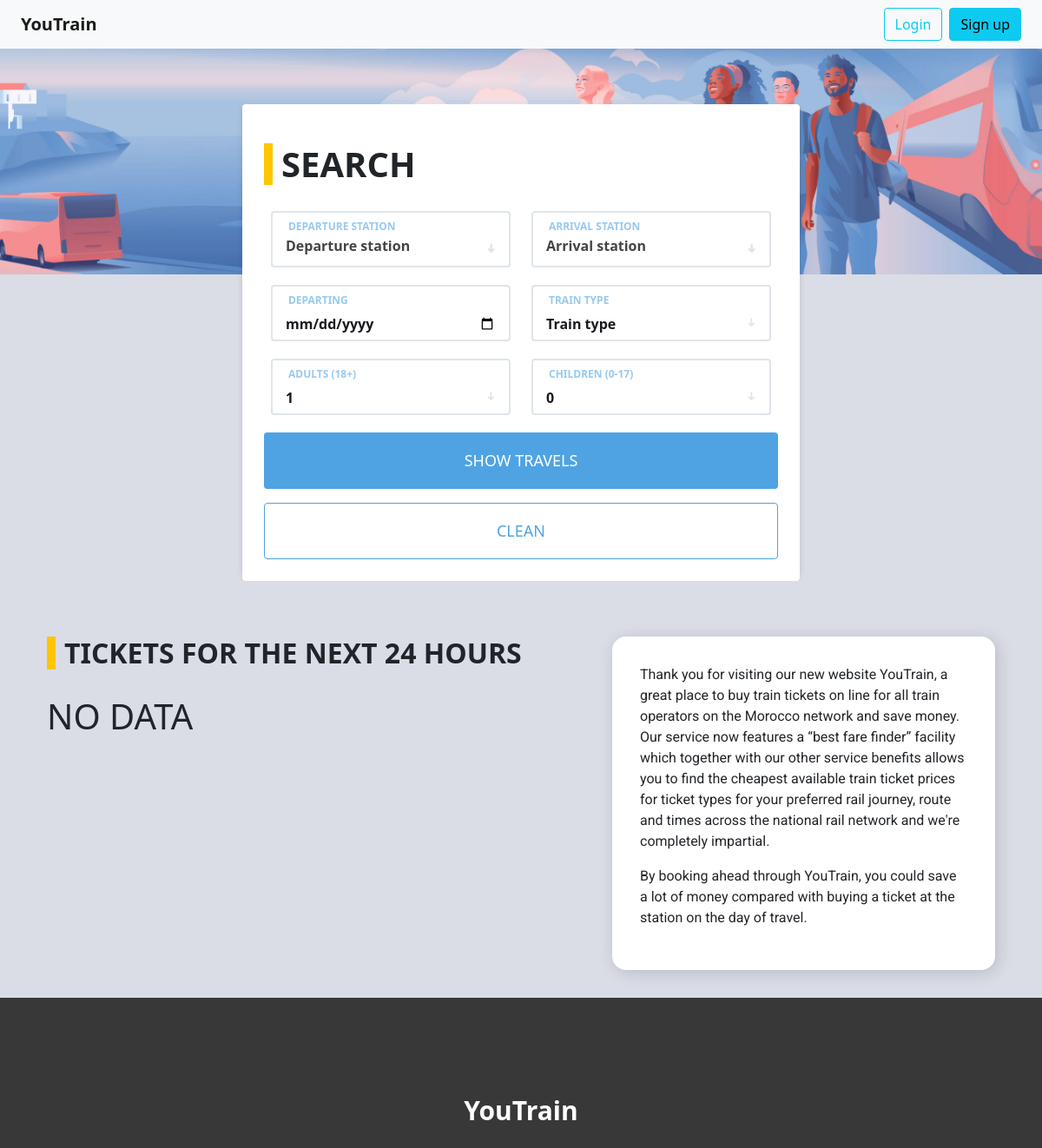
Before: / (upper part) with the older database file.
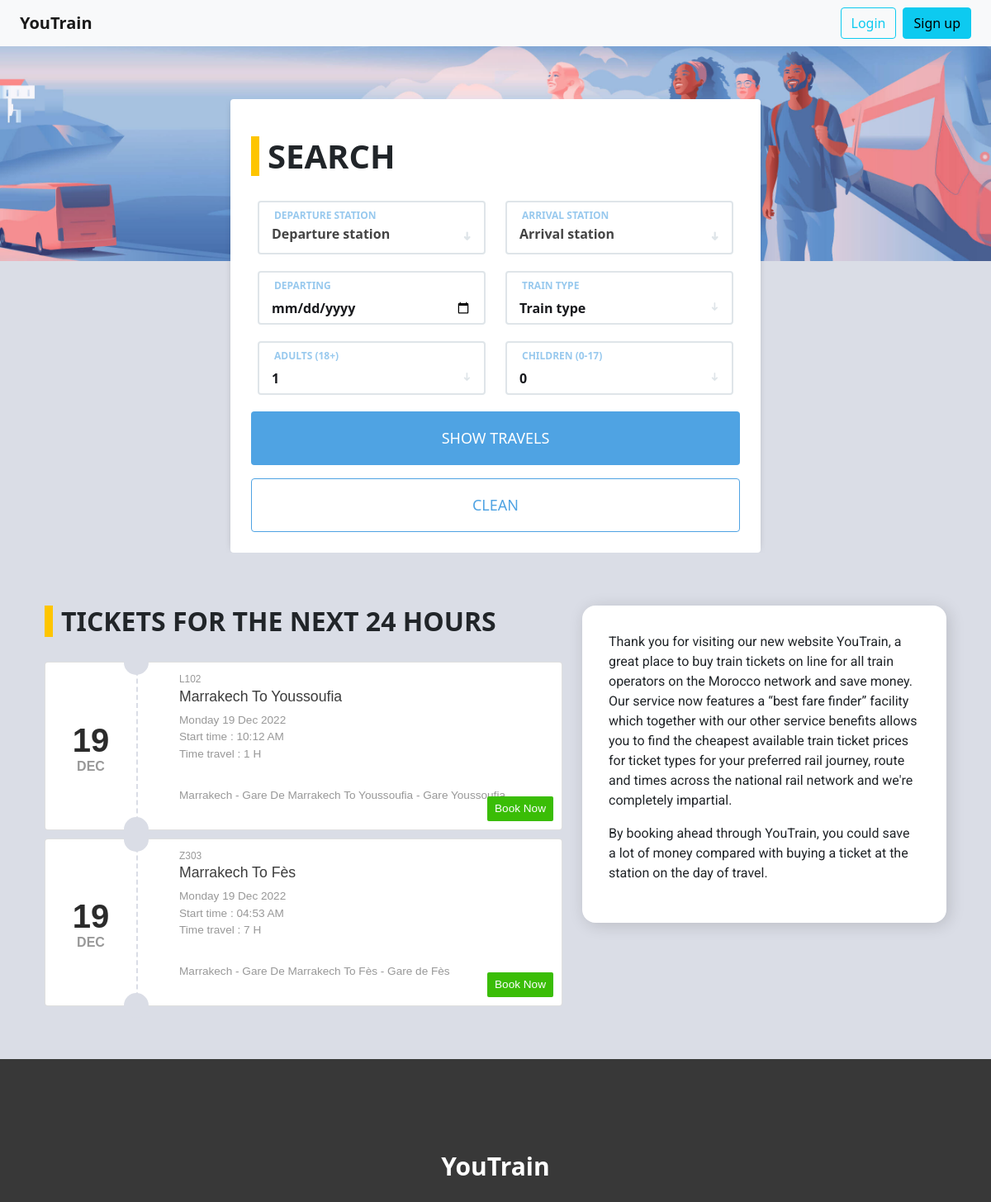
After: the same page with the newer database file.
### tables this page shows
CREATE TABLE IF NOT EXISTS `travels` (
  `id` int NOT NULL AUTO_INCREMENT,
  `time` float NOT NULL,
  `price` float NOT NULL,
  `seat` int NOT NULL DEFAULT '0',
  `start_station_id` int NOT NULL,
  `end_station_id` int NOT NULL,
  `date_start` timestamp NOT NULL,
  `created_at` timestamp NOT NULL DEFAULT CURRENT_TIMESTAMP,
  `updated_at` timestamp NOT NULL,
  `created_by` int NOT NULL,
  `updated_by` int DEFAULT NULL,
  `train_id` int NOT NULL,
  PRIMARY KEY (`id`)
);

CREATE TABLE IF NOT EXISTS `trains` (
  `id` int NOT NULL AUTO_INCREMENT,
  `name` varchar(60) NOT NULL,
  `capacity` int NOT NULL,
  `type_id` int NOT NULL,
  PRIMARY KEY (`id`)
);

CREATE TABLE IF NOT EXISTS `cities` (
  `id` int NOT NULL AUTO_INCREMENT,
  `name` varchar(40) NOT NULL,
  PRIMARY KEY (`id`)
);

CREATE TABLE IF NOT EXISTS `stations` (
  `id` int NOT NULL AUTO_INCREMENT,
  `name` varchar(60) NOT NULL,
  `address` text NOT NULL,
  `capacity` int NOT NULL,
  `city_id` int NOT NULL,
  PRIMARY KEY (`id`)
);

### models/travel.php (called while the page is built, shortened)
<?php
require_once 'connection.php';
class Travel extends Connection
{
  public function index_tickets()
  {
    $date_d = date("Y-m-d H:i:s");
    $date_e = date("Y-m-d H:i:s", strtotime($date_d . ' + 2 days'));
    $sql = "SELECT
                travels.* ,
                trains.name as train,
                trains.capacity as capacity,
                type_trains.name as type_train,
                s_start.name as station_start,
                s_end.name as station_end,
                c_start.name as city_start,
                c_end.name as city_end
                FROM travels
                inner join stations as s_start on s_start.id=travels.start_station_id
                inner join stations as s_end on s_end.id=travels.end_station_id
                inner join trains on trains.id=travels.train_id
                inner join type_trains on type_trains.id=trains.type_id
                inner join cities as c_start on c_start.id=s_start.city_id
                inner join cities as c_end on c_end.id=s_end.city_id
              where
                travels.date_start between ? and ?
                limit 5
                ";
    $stmt = $this->connect()->prepare($sql);
    $stmt->execute([$date_d, $date_e]);
    $result = $stmt->fetchAll();
    return  $result;
  }
}

### models/connection.php (called while the page is built, shortened)
<?php
class Connection
{
      private $serv = 'localhost';
      private $user = 'root';
      private $pass = '';
      private $bd = 'youtrain';
      private function pdoConnection()
      {
            $con = new PDO('mysql:host=' . $this->serv . ';dbname=' . $this->bd, $this->user, $this->pass);
            $con->setAttribute(PDO::ATTR_DEFAULT_FETCH_MODE, PDO::FETCH_ASSOC);
            try {
                  return $con;
            } catch (PDOException $e) {
                  echo 'Database Error: ' . $e->getMessage();
            }
      }
      public function connect()
      {
            return $this->pdoConnection();
      }
}

### views/searchBoxView.php (the view, shortened to what the changed rows need)
<section id="search">
  <div class="container">
    <div class="row row-search">
      <div class="col-md-11 mx-auto col-md-offset-1">
        <div class="booking-form">
          <form method="get" action="search.php" id="search-form">
            <h1 class="title-search">Search</h1>
          </form>
        </div>
      </div>
    </div>
  </div>
</section>

### views/ticketsView.php (shortened to what the changed rows need)
<?php
if (isset($travels)) {
  if (count($travels) == 0) {
    echo '<h1> NO DATA </h1>';
  }
  foreach ($travels as $travel) {
    $date = new DateTimeImmutable($travel['date_start']);
    $day = $date->format('d');
    $month = $date->format('M');
    $full_date = $date->format('l d M Y');
    $start_time = $date->format('h:i A');
?>
    <article class="card view-card fl-left">
      <section class="date">
        <time datetime="23th feb"> <span><?= $day ?></span><span><?= $month ?></span> </time>
      </section>
      <section class="card-cont">
        <small><?= $travel['train'] ?></small>
        <h3><?= $travel['city_start'] . ' To ' . $travel['city_end'] ?></h3>
        <div class="even-date">
          <time>
            <span><?= $full_date ?></span>
            <span>Start time : <?= $start_time ?></span>
            <span>Time travel : <?= $travel['time'] ?> H</span>
          </time>
        </div>
        <div class="even-info">
          <p><?= $travel['city_start'] . ' - ' . $travel['station_start'] . ' To ' . $travel['city_end'] . ' - ' . $travel['station_end'] ?></p>
        </div>
        <?php if ($travel['capacity'] > $travel['seat']) { ?>
          <a class="book" href="#">Book Now</a>
        <?php } else { ?>
          <a class="disabled">Full Travel</a>
        <?php } ?>
      </section>
    </article>
  <?php
  }
} else {
  ?>
  <h1>NO DATA AVAILABLE</h1>
<?php
}
?>

Changed rows visible on the page:
added travels: date_start "19", date_start "DEC", train.name "L102", cities.name "Marrakech", cities.name "Youssoufia", date_start "Monday 19 Dec 2022", date_start "10:12 AM", time "1", stations.name "Gare De Marrakech", stations.name "Gare Youssoufia", seat "Book Now"
added travels: date_start "19", date_start "DEC", train.name "Z303", cities.name "Marrakech", cities.name "Fès", date_start "Monday 19 Dec 2022", date_start "04:53 AM", time "7", stations.name "Gare De Marrakech", stations.name "Gare de Fès", seat "Book Now"
Other visible differences:
text no longer shown: "NO DATA"
